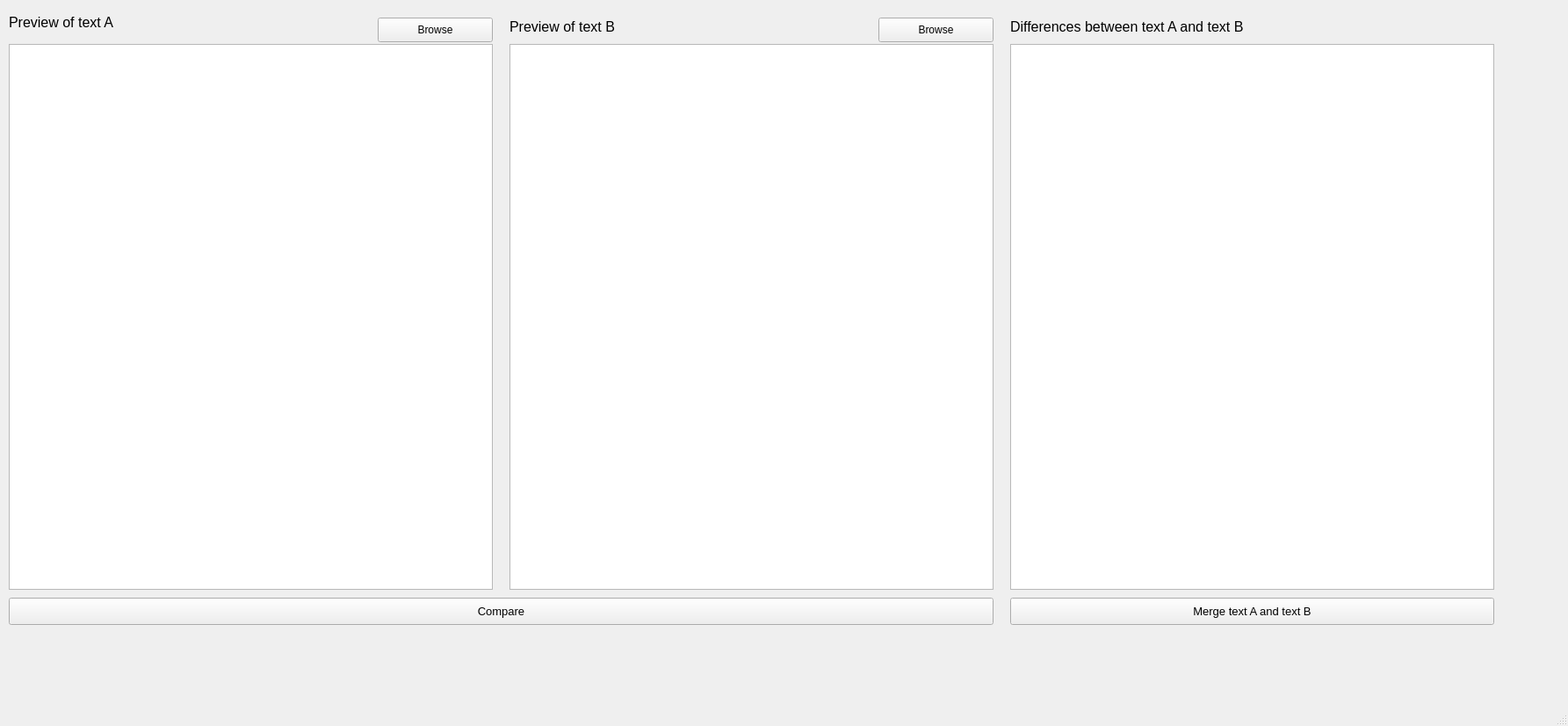
<?xml version="1.0" encoding="UTF-8"?>
<ui version="4.0">
 <class>MainWindow</class>
 <widget class="QMainWindow" name="MainWindow">
  <property name="geometry">
   <rect>
    <x>0</x>
    <y>0</y>
    <width>1785</width>
    <height>826</height>
   </rect>
  </property>
  <property name="windowTitle">
   <string>MainWindow</string>
  </property>
  <widget class="QWidget" name="centralwidget">
   <widget class="QTextEdit" name="textA">
    <property name="geometry">
     <rect>
      <x>10</x>
      <y>50</y>
      <width>551</width>
      <height>621</height>
     </rect>
    </property>
    <property name="readOnly">
     <bool>true</bool>
    </property>
   </widget>
   <widget class="QTextEdit" name="textB">
    <property name="geometry">
     <rect>
      <x>580</x>
      <y>50</y>
      <width>551</width>
      <height>621</height>
     </rect>
    </property>
    <property name="readOnly">
     <bool>true</bool>
    </property>
   </widget>
   <widget class="QLabel" name="labelA">
    <property name="geometry">
     <rect>
      <x>10</x>
      <y>15</y>
      <width>161</width>
      <height>21</height>
     </rect>
    </property>
    <property name="font">
     <font>
      <pointsize>12</pointsize>
     </font>
    </property>
    <property name="text">
     <string>Preview of text A</string>
    </property>
   </widget>
   <widget class="QLabel" name="labelB">
    <property name="geometry">
     <rect>
      <x>580</x>
      <y>20</y>
      <width>161</width>
      <height>21</height>
     </rect>
    </property>
    <property name="font">
     <font>
      <pointsize>12</pointsize>
     </font>
    </property>
    <property name="text">
     <string>Preview of text B</string>
    </property>
   </widget>
   <widget class="QPushButton" name="pb_A">
    <property name="geometry">
     <rect>
      <x>430</x>
      <y>20</y>
      <width>131</width>
      <height>28</height>
     </rect>
    </property>
    <property name="font">
     <font>
      <pointsize>9</pointsize>
     </font>
    </property>
    <property name="text">
     <string>Browse</string>
    </property>
   </widget>
   <widget class="QPushButton" name="pb_B">
    <property name="geometry">
     <rect>
      <x>1000</x>
      <y>20</y>
      <width>131</width>
      <height>28</height>
     </rect>
    </property>
    <property name="font">
     <font>
      <pointsize>9</pointsize>
     </font>
    </property>
    <property name="text">
     <string>Browse</string>
    </property>
   </widget>
   <widget class="QPushButton" name="pb_Compare">
    <property name="geometry">
     <rect>
      <x>10</x>
      <y>680</y>
      <width>1121</width>
      <height>31</height>
     </rect>
    </property>
    <property name="font">
     <font>
      <pointsize>10</pointsize>
     </font>
    </property>
    <property name="text">
     <string>Compare</string>
    </property>
   </widget>
   <widget class="QTextEdit" name="textC">
    <property name="geometry">
     <rect>
      <x>1150</x>
      <y>50</y>
      <width>551</width>
      <height>621</height>
     </rect>
    </property>
    <property name="readOnly">
     <bool>true</bool>
    </property>
   </widget>
   <widget class="QLabel" name="labelC">
    <property name="geometry">
     <rect>
      <x>1150</x>
      <y>20</y>
      <width>371</width>
      <height>21</height>
     </rect>
    </property>
    <property name="font">
     <font>
      <pointsize>12</pointsize>
     </font>
    </property>
    <property name="text">
     <string>Differences between text A and text B</string>
    </property>
   </widget>
   <widget class="QPushButton" name="pb_C">
    <property name="geometry">
     <rect>
      <x>1150</x>
      <y>680</y>
      <width>551</width>
      <height>31</height>
     </rect>
    </property>
    <property name="font">
     <font>
      <pointsize>10</pointsize>
     </font>
    </property>
    <property name="text">
     <string>Merge text A and text B</string>
    </property>
   </widget>
  </widget>
  <widget class="QMenuBar" name="menubar">
   <property name="geometry">
    <rect>
     <x>0</x>
     <y>0</y>
     <width>1785</width>
     <height>26</height>
    </rect>
   </property>
  </widget>
  <widget class="QStatusBar" name="statusbar"/>
 </widget>
 <resources/>
 <connections/>
</ui>
